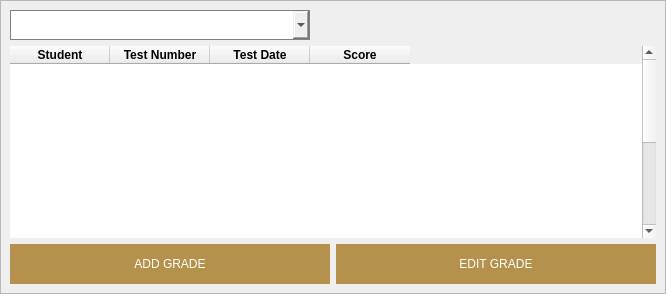
                  <widget class="QWidget" name="t_grades_page">
                   <layout class="QGridLayout" name="gridLayout_19">
                    <property name="leftMargin">
                     <number>0</number>
                    </property>
                    <property name="topMargin">
                     <number>0</number>
                    </property>
                    <property name="rightMargin">
                     <number>0</number>
                    </property>
                    <property name="bottomMargin">
                     <number>0</number>
                    </property>
                    <property name="spacing">
                     <number>0</number>
                    </property>
                    <item row="0" column="0">
                     <widget class="QFrame" name="frame_15">
                      <property name="frameShape">
                       <enum>QFrame::StyledPanel</enum>
                      </property>
                      <property name="frameShadow">
                       <enum>QFrame::Raised</enum>
                      </property>
                      <layout class="QVBoxLayout" name="verticalLayout_14">
                       <item>
                        <layout class="QHBoxLayout" name="horizontalLayout_6">
                         <item>
                          <widget class="QComboBox" name="t_grades_class_drop">
                           <property name="sizePolicy">
                            <sizepolicy hsizetype="Fixed" vsizetype="Fixed">
                             <horstretch>0</horstretch>
                             <verstretch>0</verstretch>
                            </sizepolicy>
                           </property>
                           <property name="minimumSize">
                            <size>
                             <width>300</width>
                             <height>30</height>
                            </size>
                           </property>
                           <property name="maximumSize">
                            <size>
                             <width>300</width>
                             <height>16777215</height>
                            </size>
                           </property>
                           <property name="styleSheet">
                            <string notr="true">border: 1px solid #808080;</string>
                           </property>
                          </widget>
                         </item>
                         <item>
                          <widget class="QLabel" name="t_grades_nogrades_label">
                           <property name="minimumSize">
                            <size>
                             <width>300</width>
                             <height>0</height>
                            </size>
                           </property>
                           <property name="font">
                            <font>
                             <pointsize>12</pointsize>
                             <weight>75</weight>
                             <bold>true</bold>
                            </font>
                           </property>
                           <property name="text">
                            <string/>
                           </property>
                          </widget>
                         </item>
                         <item>
                          <spacer name="horizontalSpacer">
                           <property name="orientation">
                            <enum>Qt::Horizontal</enum>
                           </property>
                           <property name="sizeHint" stdset="0">
                            <size>
                             <width>40</width>
                             <height>20</height>
                            </size>
                           </property>
                          </spacer>
                         </item>
                        </layout>
                       </item>
                       <item>
                        <widget class="QTableWidget" name="t_grades_allgrades_table">
                         <property name="styleSheet">
                          <string notr="true">font: 10pt &quot;MS Shell Dlg 2&quot;;</string>
                         </property>
                         <property name="frameShape">
                          <enum>QFrame::NoFrame</enum>
                         </property>
                         <property name="editTriggers">
                          <set>QAbstractItemView::NoEditTriggers</set>
                         </property>
                         <property name="showGrid">
                          <bool>false</bool>
                         </property>
                         <property name="rowCount">
                          <number>10</number>
                         </property>
                         <attribute name="verticalHeaderVisible">
                          <bool>false</bool>
                         </attribute>
                         <row/>
                         <row/>
                         <row/>
                         <row/>
                         <row/>
                         <row/>
                         <row/>
                         <row/>
                         <row/>
                         <row/>
                         <column>
                          <property name="text">
                           <string>Student</string>
                          </property>
                          <property name="font">
                           <font>
                            <weight>75</weight>
                            <bold>true</bold>
                           </font>
                          </property>
                         </column>
                         <column>
                          <property name="text">
                           <string>Test Number</string>
                          </property>
                          <property name="font">
                           <font>
                            <weight>75</weight>
                            <bold>true</bold>
                           </font>
                          </property>
                         </column>
                         <column>
                          <property name="text">
                           <string>Test Date</string>
                          </property>
                          <property name="font">
                           <font>
                            <weight>75</weight>
                            <bold>true</bold>
                           </font>
                          </property>
                         </column>
                         <column>
                          <property name="text">
                           <string>Score</string>
                          </property>
                          <property name="font">
                           <font>
                            <weight>75</weight>
                            <bold>true</bold>
                           </font>
                          </property>
                         </column>
                        </widget>
                       </item>
                       <item>
                        <layout class="QHBoxLayout" name="horizontalLayout_10">
                         <item>
                          <widget class="QPushButton" name="t_grades_addgrade_btn">
                           <property name="minimumSize">
                            <size>
                             <width>0</width>
                             <height>40</height>
                            </size>
                           </property>
                           <property name="styleSheet">
                            <string notr="true">background-color: rgb(180, 145, 76);
font: 12pt &quot;Montserrat SemiBold&quot;;
color: white;
border-style: outset;
border-width: 0px;</string>
                           </property>
                           <property name="text">
                            <string>ADD GRADE</string>
                           </property>
                          </widget>
                         </item>
                         <item>
                          <widget class="QPushButton" name="t_grades_editgrade_btn">
                           <property name="minimumSize">
                            <size>
                             <width>0</width>
                             <height>40</height>
                            </size>
                           </property>
                           <property name="styleSheet">
                            <string notr="true">background-color: rgb(180, 145, 76);
font: 12pt &quot;Montserrat SemiBold&quot;;
color: white;
border-style: outset;
border-width: 0px;</string>
                           </property>
                           <property name="text">
                            <string>EDIT GRADE</string>
                           </property>
                          </widget>
                         </item>
                        </layout>
                       </item>
                      </layout>
                     </widget>
                    </item>
                   </layout>
                  </widget>
